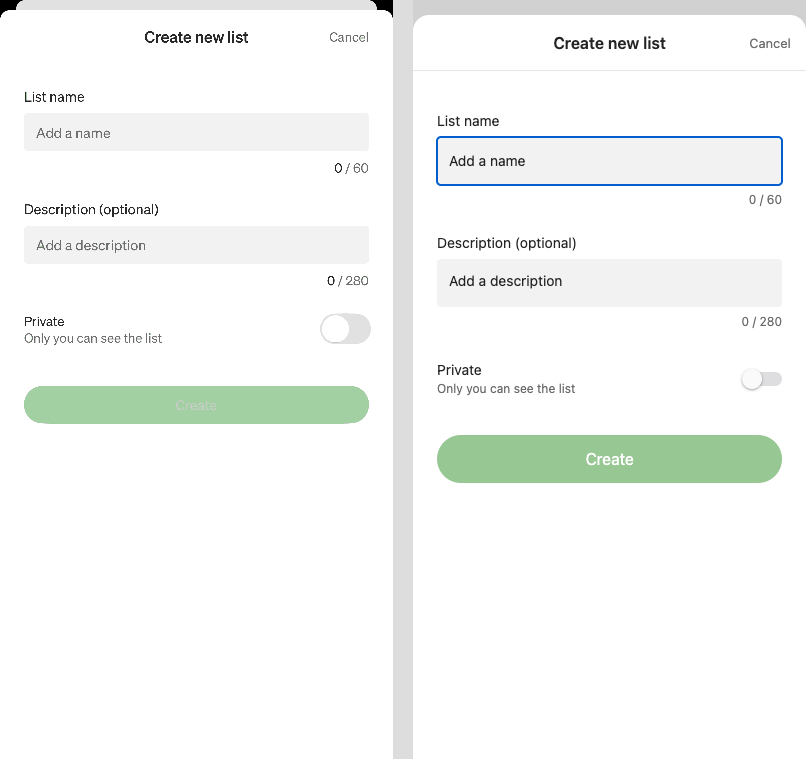
#> input picture TODO/evidence/goal18/create-empty-comparison.png, 806 x 759 px, given in place of 02_sc_84e0421de98041bbb014822fc05dd3fb.png, which was not available
$ python compare.py
#> lines starting #> are read from the running program, lines starting #| are printed output that depends on the picture
from pathlib import Path
from PIL import Image
root=Path(__file__).resolve().parents[3];out=Path(__file__).parent
pairs=[('library-empty','Library','02_sc_84e0421de98041bbb014822fc05dd3fb'),('library-filled','Library','03_sc_57450c38bf994be18d95fcaf712c56ba'),('create-empty','Library/Creating a list','02_sc_675e3eda08504708979533659dacdcf6'),('create-filled','Library/Creating a list','03_sc_ca3b32e4373a40fc84405838671eab27'),('list-empty','Library/List detail','02_sc_967232cfb5f845839053e0d371d78911'),('list-filled','Library/List detail','03_sc_0b1e7b64b9f14f2cb5358161e0f67a94'),('list-menu','Library/List detail/Deleting a list','02_sc_71f31ac7803a47f89b2e76b6a9355a7c'),('delete','Library/List detail/Deleting a list','03_sc_a1562b1931fc4650a544861094934588'),('remove-menu','Library/List detail/Removing a story','01_sc_fa4e79f0bed747d698ae44e23f9223f9')]
html='<!doctype html><meta charset="utf-8"><title>Goal 18 comparison</title><style>body{font:16px sans-serif;background:#eee}section{display:flex;gap:20px}img{width:393px}figure{margin:0}p{max-width:900px}</style><h1>Goal 18: original / implementation</h1><p>Reference: 1179×2556 normalized to393×852, OS top59/bottom34 cropped. Implementation: actual393×759 browser capture. Cropping does not establish device DPR. List membership/count/profile are actual mock state; differing content and scroll positions are documented. Font, icons, inaccessible source content and mock menu behavior remain different; no100%claim.</p>'
for name,flow,id in pairs:
 source=root/'medium/flows'/flow/'screens'/f'{id}.png'
 ref=Image.open(source).resize((393,852)).crop((0,59,393,818));ref.save(out/f'{name}-reference.png')
#> after `ref = Image.open(source).resize((393, 852)).crop((0, 59, 393, 818))`:
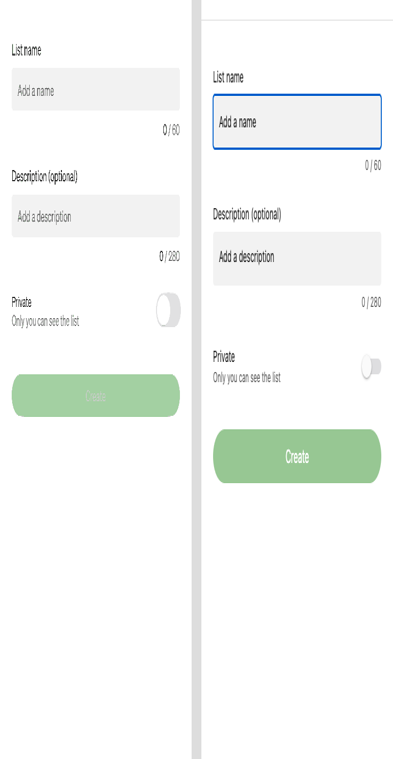
#> ref: PIL image 393x759 RGB; mean R, G, B 245.4, 248.1, 245.9
 combo=Image.new('RGB',(806,759),'#ddd');combo.paste(ref,(0,0));combo.paste(Image.open(out/f'{name}.png'),(413,0));combo.save(out/f'{name}-comparison.png')
#> after `combo = Image.new('RGB', (806, 759), '#ddd')`: combo: PIL image 806x759 RGB; every value is 221
#> after `combo.paste(ref, (0, 0))`:
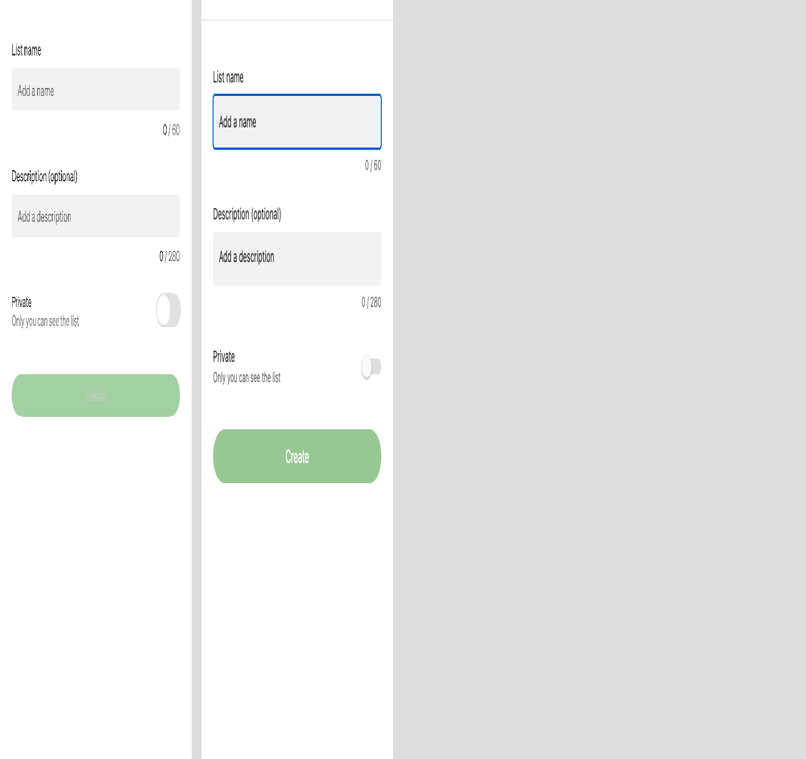
#> combo: PIL image 806x759 RGB; mean R, G, B 232.9, 234.2, 233.1
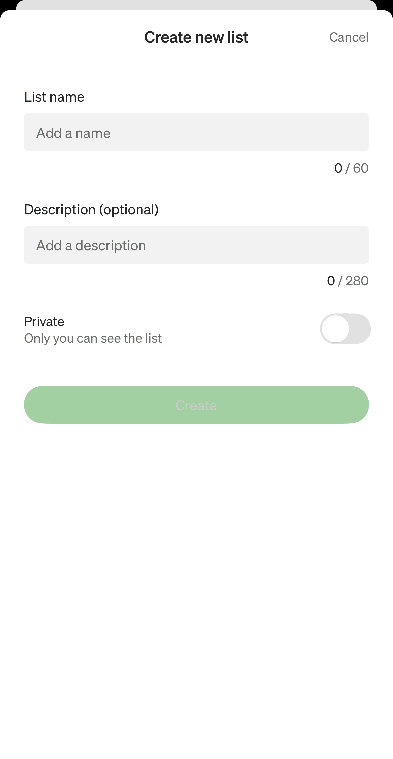
#> input picture TODO/evidence/goal18/create-empty-reference.png, 393 x 759 px, given in place of library-empty.png, which was not available
#> after `combo.paste(Image.open(out / f'{name}.png'), (413, 0))`:
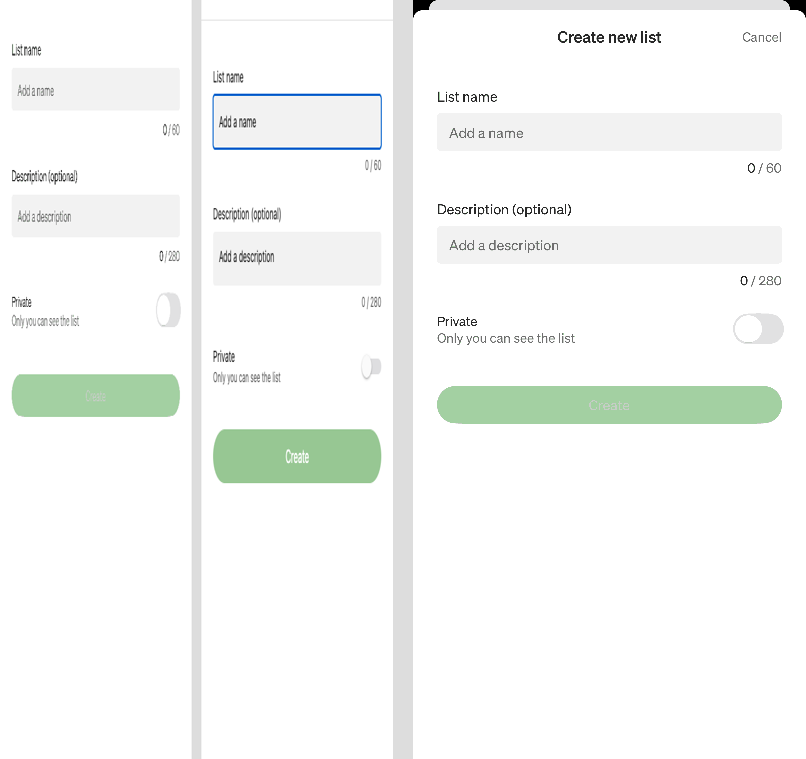
#> combo: PIL image 806x759 RGB; mean R, G, B 245.9, 248.2, 246.1
#> (the run stopped early here; a loop or call above may not have finished)
